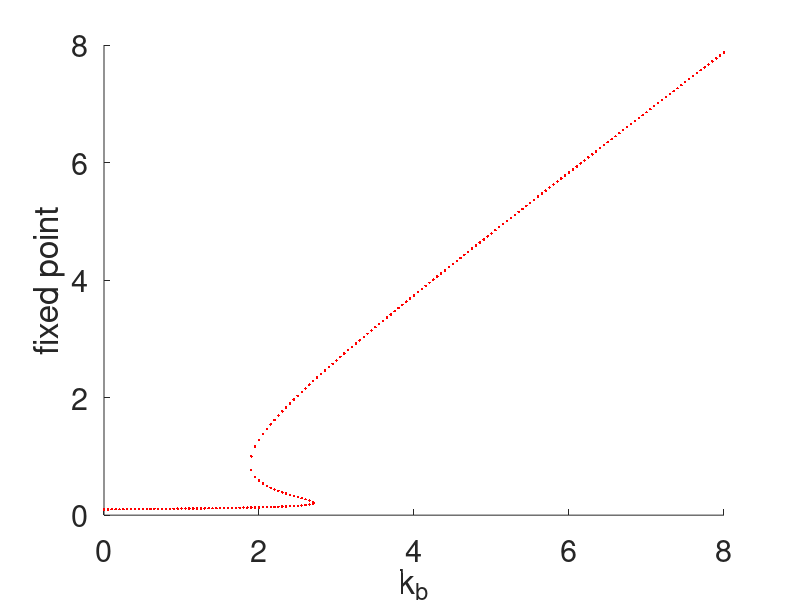
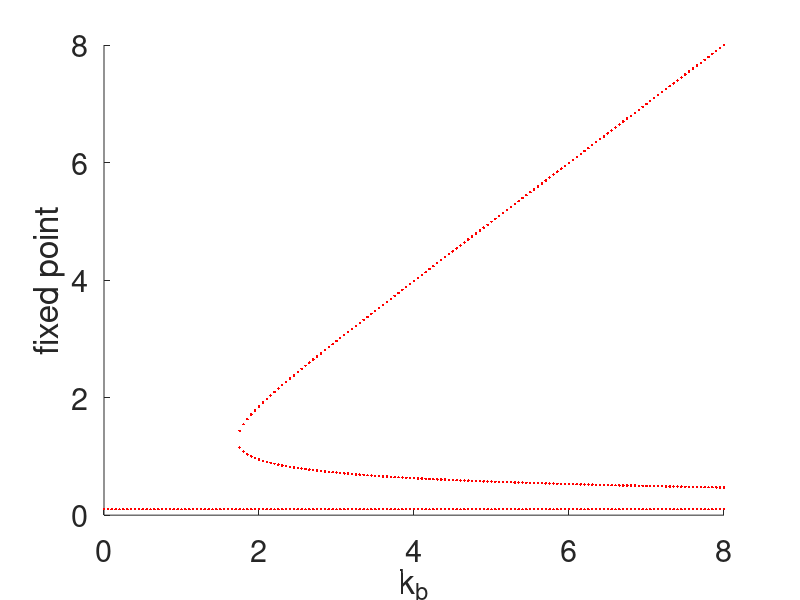
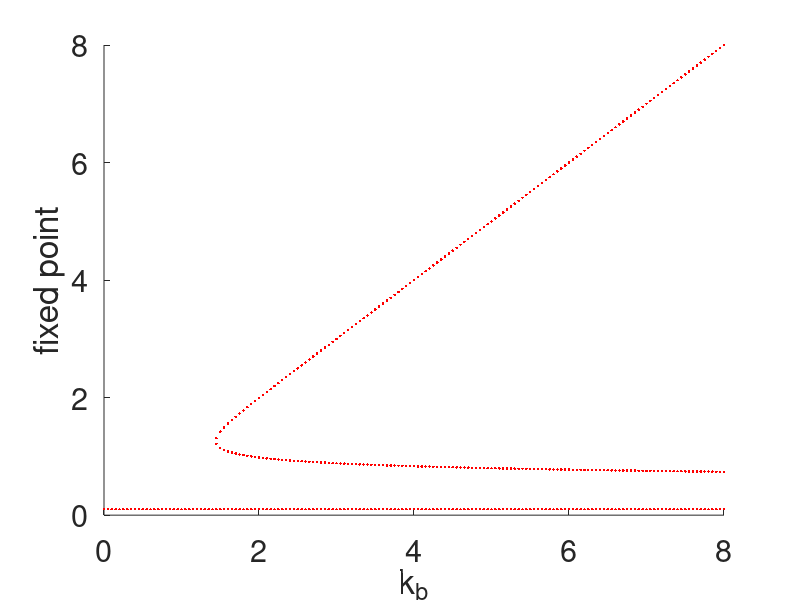
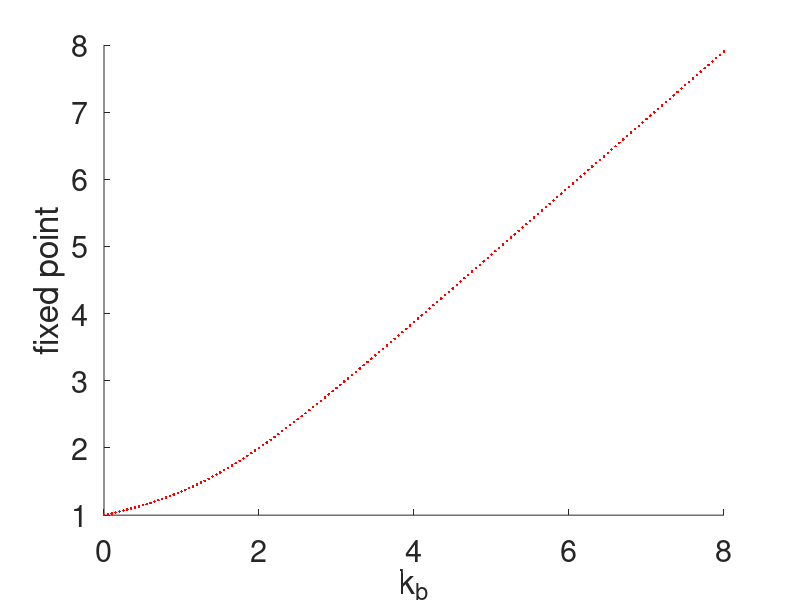

The MATLAB source for these figures, in order:
%Inclass 22

%1. Consider the case of the auto-activating gene that we discussed in class
%today. Make a bifurcation diagram for this system by varying the
%activated transcription rate for three cases - in which 1, 4, or 8 copies of the
%transcripton factor are necessary to activate transciption. Comment on your
%results. 

figure; hold on;
ku = 0.1
for kb = 0:0.05:8;
    polycoeff = [1 -kb 1 -ku];
    rts = roots(polycoeff);
    rts = rts(imag(rts)==0);
    plot(kb*ones(length(rts),1),rts,'r.');
end
hold off;
xlabel('k_b');
ylabel('fixed point');
set(gca,'FontSize',22)
%in this case when the binding rate of the factor is higher than a certain
%number or lower than another, the regulation can not be initiated.

figure; hold on;
ku = 0.1
for kb = 0:0.05:8;
    polycoeff = [1 -kb 0 0 1 -ku];
    rts = roots(polycoeff);
    rts = rts(imag(rts)==0);
    plot(kb*ones(length(rts),1),rts,'r.');
end
hold off;
xlabel('k_b');
ylabel('fixed point');
set(gca,'FontSize',22)

figure; hold on;
ku = 0.1
for kb = 0:0.05:8;
    polycoeff = [1 -kb 0 0 0 0 0 0 1 -ku];
    rts = roots(polycoeff);
    rts = rts(imag(rts)==0);
    plot(kb*ones(length(rts),1),rts,'r.');
end
hold off;
xlabel('k_b');
ylabel('fixed point');
set(gca,'FontSize',22)
%for these two condition there is only a lower condition for the regulation
%to be initiated properly.

% 2. Make a similar diagram for the case of an autorepressing gene in the
% case that 2 copies are need to turn off the gene. 

figure; hold on;
ku = 2
for kb = 0:0.05:8;
    polycoeff = [1 -kb 1 -ku];
    rts = roots(polycoeff);
    rts = rts(imag(rts)==0);
    plot(kb*ones(length(rts),1),rts,'r.');
end
hold off;
xlabel('k_b');
ylabel('fixed point');
set(gca,'FontSize',22)